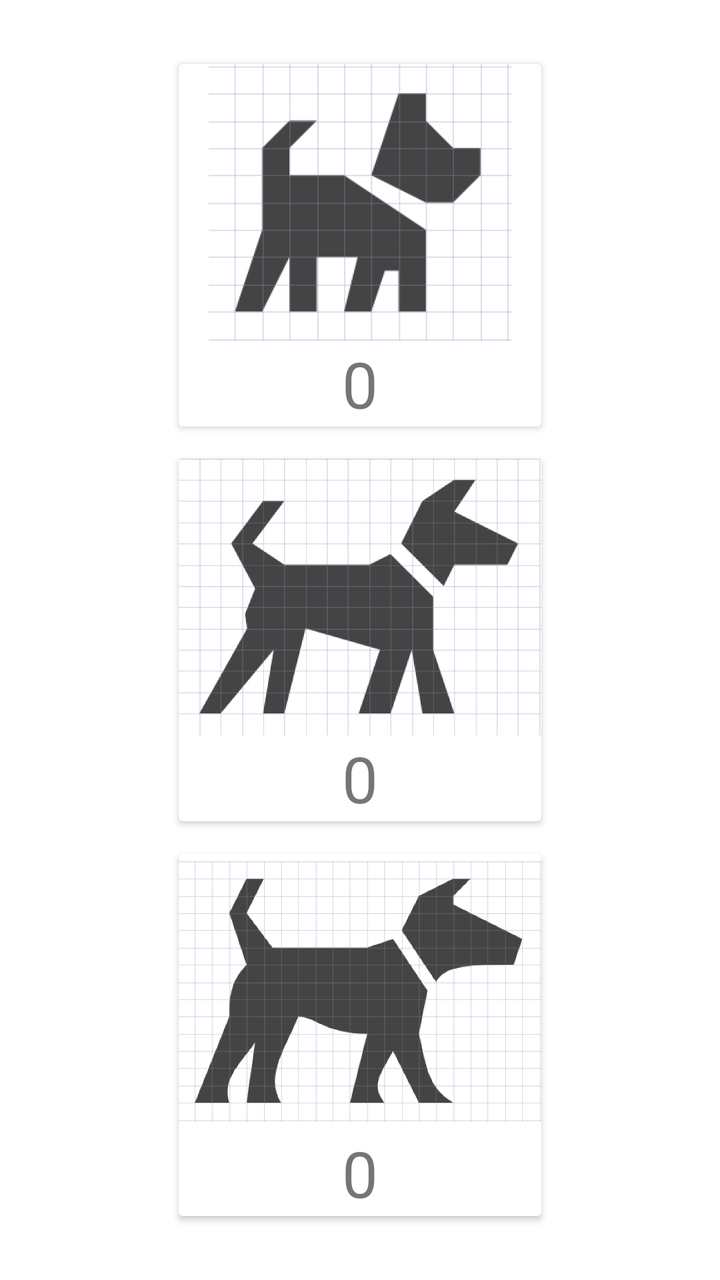
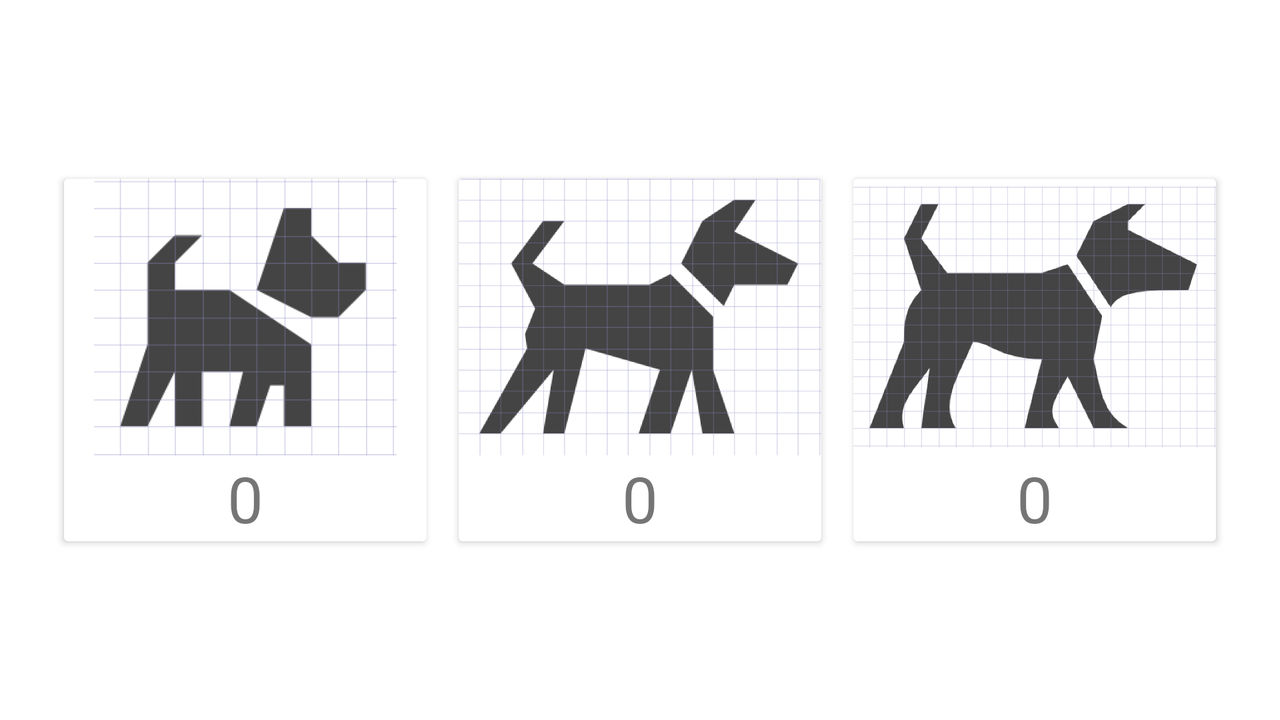

Compare how this app lays out the same screen by default and in its alternative resource folder. The renders come first, then the two layout files and the values they reference.
<!-- AndroidManifest.xml: application theme Theme.PuppyCounter -->
<!-- res/layout/fragment_main.xml -->
<?xml version="1.0" encoding="utf-8"?>
<androidx.constraintlayout.widget.ConstraintLayout xmlns:android="http://schemas.android.com/apk/res/android"
    xmlns:app="http://schemas.android.com/apk/res-auto"
    xmlns:tools="http://schemas.android.com/tools"
    android:layout_width="match_parent"
    android:layout_height="match_parent">

  <androidx.cardview.widget.CardView
      android:id="@+id/smallDog"
      android:layout_width="0dp"
      android:layout_height="0dp"
      android:layout_marginTop="32dp"
      android:clickable="true"
      android:focusable="true"
      android:foreground="?attr/selectableItemBackgroundBorderless"
      app:layout_constraintBottom_toTopOf="@+id/middleDog"
      app:layout_constraintDimensionRatio="1:1"
      app:layout_constraintEnd_toEndOf="parent"
      app:layout_constraintStart_toStartOf="parent"
      app:layout_constraintTop_toTopOf="parent">

    <LinearLayout
        android:layout_width="match_parent"
        android:layout_height="match_parent"
        android:orientation="vertical">

      <ImageView
          android:layout_width="match_parent"
          android:layout_height="0dp"
          android:layout_weight="1"
          android:src="@drawable/small_dog" />

      <LinearLayout
          android:layout_width="match_parent"
          android:layout_height="wrap_content"
          android:gravity="center"
          android:orientation="horizontal">

        <ImageView
            android:id="@+id/smallDogMinusBtn"
            android:layout_width="wrap_content"
            android:layout_height="wrap_content"
            android:background="?attr/selectableItemBackgroundBorderless"
            android:clickable="true"
            android:focusable="true"
            app:srcCompat="@drawable/ic_baseline_minus_24" />

        <TextView
            android:id="@+id/smallDogCountLabel"
            android:layout_width="wrap_content"
            android:layout_height="wrap_content"
            android:layout_marginStart="16dp"
            android:layout_marginEnd="16dp"
            android:textSize="32sp"
            tools:text="0" />

        <ImageView
            android:id="@+id/smallDogPlusBtn"
            android:layout_width="wrap_content"
            android:layout_height="wrap_content"
            android:background="?attr/selectableItemBackgroundBorderless"
            android:clickable="true"
            android:focusable="true"
            app:srcCompat="@drawable/ic_baseline_plus_24" />

      </LinearLayout>

    </LinearLayout>

  </androidx.cardview.widget.CardView>

  <androidx.cardview.widget.CardView
      android:id="@+id/middleDog"
      android:layout_width="0dp"
      android:layout_height="0dp"
      android:layout_marginTop="16dp"
      android:layout_marginBottom="16dp"
      android:clickable="true"
      android:focusable="true"
      android:foreground="?attr/selectableItemBackgroundBorderless"
      app:layout_constraintBottom_toTopOf="@+id/bigDog"
      app:layout_constraintDimensionRatio="1:1"
      app:layout_constraintEnd_toEndOf="parent"
      app:layout_constraintStart_toStartOf="parent"
      app:layout_constraintTop_toBottomOf="@+id/smallDog">

    <LinearLayout
        android:layout_width="match_parent"
        android:layout_height="match_parent"
        android:orientation="vertical">

      <ImageView
          android:layout_width="match_parent"
          android:layout_height="0dp"
          android:layout_weight="1"
          android:src="@drawable/middle_dog" />

      <LinearLayout
          android:layout_width="match_parent"
          android:layout_height="wrap_content"
          android:gravity="center"
          android:orientation="horizontal">

        <ImageView
            android:id="@+id/middleDogMinusBtn"
            android:layout_width="wrap_content"
            android:layout_height="wrap_content"
            android:background="?attr/selectableItemBackgroundBorderless"
            android:clickable="true"
            android:focusable="true"
            app:srcCompat="@drawable/ic_baseline_minus_24" />

        <TextView
            android:id="@+id/middleDogCountLabel"
            android:layout_width="wrap_content"
            android:layout_height="wrap_content"
            android:layout_marginStart="16dp"
            android:layout_marginEnd="16dp"
            android:textSize="32sp"
            tools:text="0" />

        <ImageView
            android:id="@+id/middleDogPlusBtn"
            android:layout_width="wrap_content"
            android:layout_height="wrap_content"
            android:background="?attr/selectableItemBackgroundBorderless"
            android:clickable="true"
            android:focusable="true"
            app:srcCompat="@drawable/ic_baseline_plus_24" />

      </LinearLayout>

    </LinearLayout>

  </androidx.cardview.widget.CardView>

  <androidx.cardview.widget.CardView
      android:id="@+id/bigDog"
      android:layout_width="0dp"
      android:layout_height="0dp"
      android:layout_marginBottom="32dp"
      android:clickable="true"
      android:focusable="true"
      android:foreground="?attr/selectableItemBackgroundBorderless"
      app:layout_constraintBottom_toBottomOf="parent"
      app:layout_constraintDimensionRatio="1:1"
      app:layout_constraintEnd_toEndOf="parent"
      app:layout_constraintStart_toStartOf="parent"
      app:layout_constraintTop_toBottomOf="@+id/middleDog">

    <LinearLayout
        android:layout_width="match_parent"
        android:layout_height="match_parent"
        android:orientation="vertical">

      <ImageView
          android:layout_width="match_parent"
          android:layout_height="0dp"
          android:layout_weight="1"
          android:src="@drawable/big_dog" />

      <LinearLayout
          android:layout_width="match_parent"
          android:layout_height="wrap_content"
          android:gravity="center"
          android:orientation="horizontal">

        <ImageView
            android:id="@+id/bigDogMinusBtn"
            android:layout_width="wrap_content"
            android:layout_height="wrap_content"
            android:background="?attr/selectableItemBackgroundBorderless"
            android:clickable="true"
            android:focusable="true"
            app:srcCompat="@drawable/ic_baseline_minus_24" />

        <TextView
            android:id="@+id/bigDogCountLabel"
            android:layout_width="wrap_content"
            android:layout_height="wrap_content"
            android:layout_marginStart="16dp"
            android:layout_marginEnd="16dp"
            android:textSize="32sp"
            tools:text="0" />

        <ImageView
            android:id="@+id/bigDogPlusBtn"
            android:layout_width="wrap_content"
            android:layout_height="wrap_content"
            android:background="?attr/selectableItemBackgroundBorderless"
            android:clickable="true"
            android:focusable="true"
            app:srcCompat="@drawable/ic_baseline_plus_24" />

      </LinearLayout>

    </LinearLayout>

  </androidx.cardview.widget.CardView>

</androidx.constraintlayout.widget.ConstraintLayout>
<!-- resources referenced by this layout -->
<resources>
  <!-- drawable big_dog: png bitmap (drawable, 64654 bytes) -->
  <!-- drawable middle_dog: png bitmap (drawable, 48410 bytes) -->
  <!-- drawable small_dog: png bitmap (drawable, 23672 bytes) -->
  <style name="Theme.PuppyCounter" parent="Theme.MaterialComponents.DayNight.DarkActionBar">
      
      <item name="colorPrimary">@color/purple_500</item>
      <item name="colorPrimaryVariant">@color/purple_700</item>
      <item name="colorOnPrimary">@color/white</item>
      
      <item name="colorSecondary">@color/teal_200</item>
      <item name="colorSecondaryVariant">@color/teal_700</item>
      <item name="colorOnSecondary">@color/black</item>
      
      <item name="android:statusBarColor" tools:targetApi="l">?attr/colorPrimaryVariant</item>
      
    </style>
</resources>
<!-- res/layout-land/fragment_main.xml (the repository's variant of the layout above) -->
<!-- drawn on the phone turned sideways -->
<?xml version="1.0" encoding="utf-8"?>
<androidx.constraintlayout.widget.ConstraintLayout xmlns:android="http://schemas.android.com/apk/res/android"
  xmlns:app="http://schemas.android.com/apk/res-auto"
  xmlns:tools="http://schemas.android.com/tools"
  android:layout_width="match_parent"
  android:layout_height="match_parent">

  <androidx.cardview.widget.CardView
    android:id="@+id/smallDog"
    android:layout_width="0dp"
    android:layout_height="0dp"
    android:layout_marginStart="32dp"
    android:clickable="true"
    android:focusable="true"
    android:foreground="?attr/selectableItemBackgroundBorderless"
    app:layout_constraintBottom_toBottomOf="parent"
    app:layout_constraintDimensionRatio="1:1"
    app:layout_constraintEnd_toStartOf="@+id/middleDog"
    app:layout_constraintStart_toStartOf="parent"
    app:layout_constraintTop_toTopOf="parent">

    <LinearLayout
      android:layout_width="match_parent"
      android:layout_height="match_parent"
      android:orientation="vertical">

      <ImageView
        android:layout_width="match_parent"
        android:layout_height="0dp"
        android:layout_weight="1"
        android:src="@drawable/small_dog" />

      <LinearLayout
        android:layout_width="match_parent"
        android:layout_height="wrap_content"
        android:gravity="center"
        android:orientation="horizontal">

        <ImageView
          android:id="@+id/smallDogMinusBtn"
          android:layout_width="wrap_content"
          android:layout_height="wrap_content"
          android:background="?attr/selectableItemBackgroundBorderless"
          android:clickable="true"
          android:focusable="true"
          app:srcCompat="@drawable/ic_baseline_minus_24" />

        <TextView
          android:id="@+id/smallDogCountLabel"
          android:layout_width="wrap_content"
          android:layout_height="wrap_content"
          android:layout_marginEnd="16dp"
          android:layout_marginStart="16dp"
          android:textSize="32sp"
          android:text="0" />

        <ImageView
          android:id="@+id/smallDogPlusBtn"
          android:layout_width="wrap_content"
          android:layout_height="wrap_content"
          android:background="?attr/selectableItemBackgroundBorderless"
          android:clickable="true"
          android:focusable="true"
          app:srcCompat="@drawable/ic_baseline_plus_24" />

      </LinearLayout>

    </LinearLayout>

  </androidx.cardview.widget.CardView>

  <androidx.cardview.widget.CardView
    android:id="@+id/middleDog"
    android:layout_width="0dp"
    android:layout_height="0dp"
    android:layout_marginStart="16dp"
    android:layout_marginEnd="16dp"
    android:clickable="true"
    android:focusable="true"
    android:foreground="?attr/selectableItemBackgroundBorderless"
    app:layout_constraintBottom_toBottomOf="parent"
    app:layout_constraintDimensionRatio="1:1"
    app:layout_constraintEnd_toStartOf="@+id/bigDog"
    app:layout_constraintStart_toEndOf="@+id/smallDog"
    app:layout_constraintTop_toTopOf="parent">

    <LinearLayout
      android:layout_width="match_parent"
      android:layout_height="match_parent"
      android:orientation="vertical">

      <ImageView
        android:layout_width="match_parent"
        android:layout_height="0dp"
        android:layout_weight="1"
        android:src="@drawable/middle_dog" />

      <LinearLayout
        android:layout_width="match_parent"
        android:layout_height="wrap_content"
        android:gravity="center"
        android:orientation="horizontal">

        <ImageView
          android:id="@+id/middleDogMinusBtn"
          android:layout_width="wrap_content"
          android:layout_height="wrap_content"
          android:background="?attr/selectableItemBackgroundBorderless"
          android:clickable="true"
          android:focusable="true"
          app:srcCompat="@drawable/ic_baseline_minus_24" />

        <TextView
          android:id="@+id/middleDogCountLabel"
          android:layout_width="wrap_content"
          android:layout_height="wrap_content"
          android:layout_marginEnd="16dp"
          android:layout_marginStart="16dp"
          android:textSize="32sp"
          android:text="0" />

        <ImageView
          android:id="@+id/middleDogPlusBtn"
          android:layout_width="wrap_content"
          android:layout_height="wrap_content"
          android:background="?attr/selectableItemBackgroundBorderless"
          android:clickable="true"
          android:focusable="true"
          app:srcCompat="@drawable/ic_baseline_plus_24" />

      </LinearLayout>

    </LinearLayout>

  </androidx.cardview.widget.CardView>

  <androidx.cardview.widget.CardView
    android:id="@+id/bigDog"
    android:layout_width="0dp"
    android:layout_height="0dp"
    android:layout_marginEnd="32dp"
    android:clickable="true"
    android:focusable="true"
    android:foreground="?attr/selectableItemBackgroundBorderless"
    app:layout_constraintBottom_toBottomOf="parent"
    app:layout_constraintDimensionRatio="1:1"
    app:layout_constraintEnd_toEndOf="parent"
    app:layout_constraintStart_toEndOf="@+id/middleDog"
    app:layout_constraintTop_toTopOf="parent">

    <LinearLayout
      android:layout_width="match_parent"
      android:layout_height="match_parent"
      android:orientation="vertical">

      <ImageView
        android:layout_width="match_parent"
        android:layout_height="0dp"
        android:layout_weight="1"
        android:src="@drawable/big_dog" />

      <LinearLayout
        android:layout_width="match_parent"
        android:layout_height="wrap_content"
        android:gravity="center"
        android:orientation="horizontal">

        <ImageView
          android:id="@+id/bigDogMinusBtn"
          android:layout_width="wrap_content"
          android:layout_height="wrap_content"
          android:background="?attr/selectableItemBackgroundBorderless"
          android:clickable="true"
          android:focusable="true"
          app:srcCompat="@drawable/ic_baseline_minus_24" />

        <TextView
          android:id="@+id/bigDogCountLabel"
          android:layout_width="wrap_content"
          android:layout_height="wrap_content"
          android:layout_marginEnd="16dp"
          android:layout_marginStart="16dp"
          android:textSize="32sp"
          android:text="0" />

        <ImageView
          android:id="@+id/bigDogPlusBtn"
          android:layout_width="wrap_content"
          android:layout_height="wrap_content"
          android:background="?attr/selectableItemBackgroundBorderless"
          android:clickable="true"
          android:focusable="true"
          app:srcCompat="@drawable/ic_baseline_plus_24" />

      </LinearLayout>

    </LinearLayout>

  </androidx.cardview.widget.CardView>

</androidx.constraintlayout.widget.ConstraintLayout>
